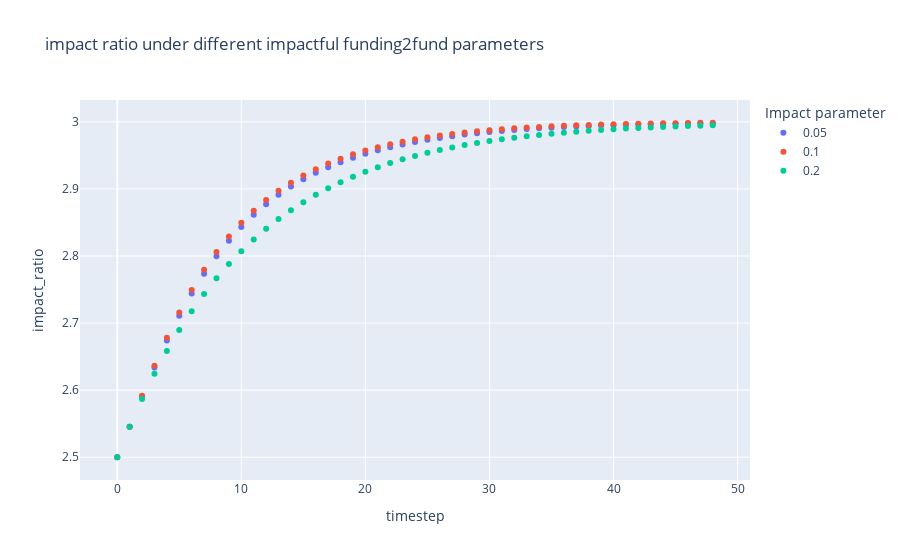

Write notebook code for a chart like this one.
### Code cell
fig_df = df
fig_df['impact_ratio'] = fig_df['impactful_proj'] / fig_df['less_impactful_proj']
fig = px.scatter(
    fig_df,
    x=fig_df.timestep,
    y=fig_df.impact_ratio,
    color=fig_df.impactful_proj2fund.astype(str),
    opacity=1,
    title='impact ratio under different impactful funding2fund parameters',
    #trendline="lowess",
    labels={'color': 'Impact parameter'}
)

fig.show()

### Figure 1 — Plotly figure (JSON) as saved in the notebook; plotly's stock layout.template omitted (floating-point values rounded to 4 significant figures)
{"data": [{"hovertemplate": "Impact parameter=0.05<br>timestep=%{x}<br>impact_ratio=%{y}<extra></extra>", "legendgroup": "0.05", "marker": {"color": "#636efa", "opacity": 1, "symbol": "circle"}, "mode": "markers", "name": "0.05", "orientation": "v", "showlegend": true, "type": "scatter", "x": [0, 1, 2, 3, 4, 5, 6, 7, 8, 9, 10, 11, 12, 13, 14, 15, 16, 17, 18, 19, 20, 21, 22, 23, 24, 25, 26, 27, 28, 29, 30, 31, 32, 33, 34, 35, 36, 37, 38, 39, 40, 41, 42, 43, 44, 45, 46, 47, 48], "xaxis": "x", "y": [2.5, 2.545, 2.591, 2.634, 2.674, 2.711, 2.744, 2.774, 2.8, 2.823, 2.843, 2.861, 2.877, 2.891, 2.903, 2.914, 2.924, 2.932, 2.94, 2.947, 2.952, 2.958, 2.962, 2.966, 2.97, 2.973, 2.976, 2.979, 2.981, 2.983, 2.985, 2.986, 2.988, 2.989, 2.99, 2.991, 2.992, 2.993, 2.994, 2.994, 2.995, 2.996, 2.996, 2.996, 2.997, 2.997, 2.997, 2.998, 2.998], "yaxis": "y"}, {"hovertemplate": "Impact parameter=0.1<br>timestep=%{x}<br>impact_ratio=%{y}<extra></extra>", "legendgroup": "0.1", "marker": {"color": "#EF553B", "opacity": 1, "symbol": "circle"}, "mode": "markers", "name": "0.1", "orientation": "v", "showlegend": true, "type": "scatter", "x": [0, 1, 2, 3, 4, 5, 6, 7, 8, 9, 10, 11, 12, 13, 14, 15, 16, 17, 18, 19, 20, 21, 22, 23, 24, 25, 26, 27, 28, 29, 30, 31, 32, 33, 34, 35, 36, 37, 38, 39, 40, 41, 42, 43, 44, 45, 46, 47, 48], "xaxis": "x", "y": [2.5, 2.545, 2.592, 2.636, 2.678, 2.716, 2.749, 2.779, 2.806, 2.829, 2.85, 2.868, 2.883, 2.897, 2.909, 2.92, 2.929, 2.938, 2.945, 2.952, 2.957, 2.962, 2.967, 2.97, 2.974, 2.977, 2.98, 2.982, 2.984, 2.986, 2.988, 2.989, 2.99, 2.991, 2.992, 2.993, 2.994, 2.995, 2.995, 2.996, 2.996, 2.997, 2.997, 2.997, 2.998, 2.998, 2.998, 2.998, 2.999], "yaxis": "y"}, {"hovertemplate": "Impact parameter=0.2<br>timestep=%{x}<br>impact_ratio=%{y}<extra></extra>", "legendgroup": "0.2", "marker": {"color": "#00cc96", "opacity": 1, "symbol": "circle"}, "mode": "markers", "name": "0.2", "orientation": "v", "showlegend": true, "type": "scatter", "x": [0, 1, 2, 3, 4, 5, 6, 7, 8, 9, 10, 11, 12, 13, 14, 15, 16, 17, 18, 19, 20, 21, 22, 23, 24, 25, 26, 27, 28, 29, 30, 31, 32, 33, 34, 35, 36, 37, 38, 39, 40, 41, 42, 43, 44, 45, 46, 47, 48], "xaxis": "x", "y": [2.5, 2.545, 2.587, 2.624, 2.658, 2.69, 2.718, 2.743, 2.767, 2.788, 2.807, 2.825, 2.841, 2.855, 2.868, 2.88, 2.891, 2.901, 2.91, 2.918, 2.926, 2.932, 2.939, 2.944, 2.949, 2.954, 2.958, 2.962, 2.965, 2.968, 2.971, 2.974, 2.976, 2.978, 2.98, 2.982, 2.984, 2.985, 2.987, 2.988, 2.989, 2.99, 2.991, 2.992, 2.992, 2.993, 2.994, 2.994, 2.995], "yaxis": "y"}], "layout": {"legend": {"title": {"text": "Impact parameter"}, "tracegroupgap": 0}, "title": {"text": "impact ratio under different impactful funding2fund parameters"}, "xaxis": {"anchor": "y", "domain": [0, 1], "title": {"text": "timestep"}}, "yaxis": {"anchor": "x", "domain": [0, 1], "title": {"text": "impact_ratio"}}}}
